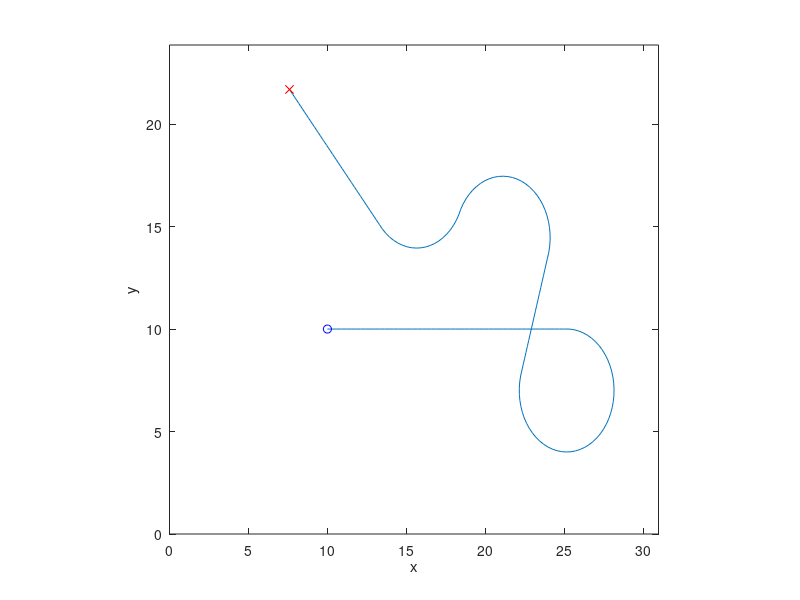
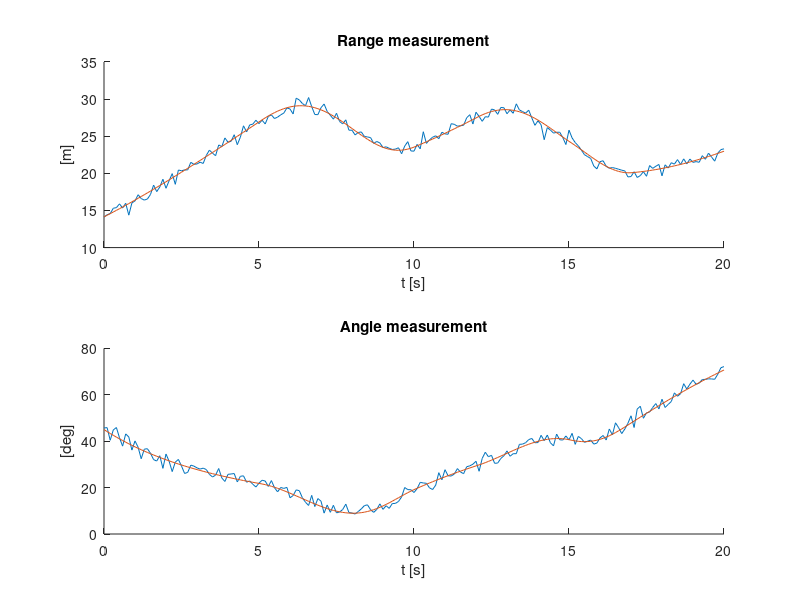

The MATLAB source for these figures, in order: (Note: this script raises an error after producing the figures.)
clear
close all

%% Simulate robot movement
Ts = 0.1;
V = 3;

model.f = @(x,u,w) [x(1) + Ts*V*cos(x(3));x(2) + Ts*V*sin(x(3));x(3) + Ts*u];
model.h = @(x,u) [sqrt(x(1,:).^2 + x(2,:).^2);atan(x(2,:)./x(1,:))];

x0 = [10;10;0];
Tfinal = 20;

data.t = (0:Ts:Tfinal);
N = numel(data.t);
data.x = zeros(3,N); data.x(:,1) = x0;

data.u = zeros(1,N);
data.u(data.t>=5 & data.t < 10) = -1;
data.u(data.t>=10 & data.t < 12) = 0;
data.u(data.t>=12 & data.t < 15) = 1;
data.u(data.t>=15 & data.t < 17) = -1;
for t=1:N-1
  data.x(:,t+1) = model.f(data.x(:,t),data.u(t),0);
end
data.y0 = model.h(data.x, data.u);
data.y  = data.y0 + diag([0.6,0.03])*randn(2,N); 

%% Plot mobile robot path
figure(1)
plot( data.x(1,:)', data.x(2,:)' )
hold on
plot( data.x(1,1)', data.x(2,1)', 'bo', ...
  data.x(1,end)', data.x(2,end)', 'rx');
hold off
axis([0 max(data.x(1,:))*1.1 0 max(data.x(2,:))*1.1]);
axis square
xlabel('x');
ylabel('y');

%% Plot measurements
figure(2)
subplot( 211 )
plot( data.t', [data.y(1,:)', data.y0(1,:)'])
xlabel('t [s]');
ylabel('[m]')
title('Range measurement');
box off

subplot( 212 )
plot( data.t', 180/pi*[data.y(2,:)', data.y0(2,:)'])
xlabel('t [s]');
ylabel('[deg]');
title('Angle measurement');
box off

%% EKF estimations
% model
modelEKF.f = @(x,u) [x(1) + Ts * V * cos(x(3));...
                     x(2) + Ts * V * sin(x(3));...
                     x(3) + Ts * u];
% measurement 
modelEKF.h = @(x,u) [sqrt(x(1)^2 + x(2)^2);...
                     atan(x(2) / x(1))];
% linearization f
modelEKF.fx = @(x,u) [1 0 -Ts * V * sin(x(3));...
                      0 1 Ts * V * cos(x(3));...
                      0 0 1];
% linearization h                  
modelEKF.hx = @(x,u) [x(1) / sqrt(x(1)^2 + x(2)^2),                 x(2) / sqrt(x(1)^2 + x(2)^2),   0;...
                      x(2) / (x(1)^2 * (x(2)^2 / x(1)^2 + 1)),  1 / (x(2) * (x(2)^2 / x(1)^2 + 1)), 0];

% turing parameters 
% modelEKF.Q = diag([0.8 0.8 0.1]);
% modelEKF.R = diag([0.8,0.5]); % diag([0.6,0.03])
modelEKF.Q = diag([0 0 0.1]);
modelEKF.R = diag([100 5]) * 10;

init.x0 = [10; 5; 0]; % Initial stafte estimate 
init.P0 = diag([1000, 1000, 0]); % Initial covariance
tStart = tic; 
xhatEKF = EKF_sr(modelEKF,init,data);
tELF_run = toc(tStart);

%% performing an optimization

params.Ts = Ts;
params.V = V;
exitflag = 0;

x0 = [0 0 0.1 ...
    3 10 ...
    10, 5, 1]; % initial guess

options = optimoptions('lsqnonlin','Display','iter','FunctionTolerance',1e-12);

tStart = tic;
while ~exitflag
    [x,resnorm,residual,exitflag,output] = lsqnonlin(@(x) EKF_res(x,data,params), x0, zeros(size(x0)), [], options);
    x0 = x; % homotopy :)
end
tELF_run_opt = toc(tStart);
%% running EKF with new values
modelEKF.Q = diag(x(1:3));
modelEKF.R = diag(x(4:5));
init.P0 = diag([x(6) x(7) x(8)]); % Initial covariance

tic; xhatEKF_opt = EKF_sr(modelEKF,init,data); toc

% %% performing an optimization for all 
% 
% params.Ts = Ts;
% params.V = V;
% 
% x00 = [0 0 0.1, 0 0 0, 0 0 0.1 ...
%     1 0, 0 10 ...
%     1 0 0,0 1 0,0 0 1];
% 
% % x00 = x_f; % homotopy :)
% options = optimoptions('lsqnonlin','Display','iter','FunctionTolerance',1e-12);
% [x_f,resnorm_f,residual_f,exitflag_f,output_f] = lsqnonlin(@(x) EKF_res_all(x,data,params), x00, zeros(size(x00)), [], options);
% 
% %% running EKF with new values
% modelEKF.Q = [x_f(1:3); x_f(4:6); x_f(7:9)];
% modelEKF.R = [x_f(10:11); x_f(12:13)];
% init.P0 = [x_f(14:16); x_f(17:19); x_f(20:22)]; % Initial covariance
% 
% tic; xhatEKF_opt_f = EKF(modelEKF,init,data); toc

%% Plot path 
figure(3); clf; 

subplot(131);
plot( data.x(1,:)', data.x(2,:)', 'LineWidth', 1)
hold on
plot( data.x(1,1)', data.x(2,1)', 'bo', ...
  data.x(1,end)', data.x(2,end)', 'rx');
plot( (data.y(1,:).*cos(data.y(2,:)))', (data.y(1,:).*sin(data.y(2,:)))', 'k')
hold off
axis([0 max(data.x(1,:))*1.1 0 max(data.x(2,:))*1.1]);
axis square
xlabel('$x$ [m]','Interpreter','latex');
xlabel('$y$ [m]','Interpreter','latex');
title('Direct','Interpreter','latex');


subplot(132);
plot( data.x(1,:)', data.x(2,:)', 'LineWidth', 1)
hold on
plot(xhatEKF(1,:)', xhatEKF(2,:)');
plot( data.x(1,1)', data.x(2,1)', 'bo', ...
  data.x(1,end)', data.x(2,end)', 'rx');
hold off
axis([0 max(data.x(1,:))*1.1 0 max(data.x(2,:))*1.1]);
axis square
xlabel('$x$ [m]','Interpreter','latex');
xlabel('$y$ [m]','Interpreter','latex');
title('EKF','Interpreter','latex');


subplot(133);
plot( data.x(1,:)', data.x(2,:)', 'LineWidth', 1)
hold on
plot(xhatEKF_opt(1,:)', xhatEKF_opt(2,:)');
plot( data.x(1,1)', data.x(2,1)', 'bo', ...
  data.x(1,end)', data.x(2,end)', 'rx');
hold off
axis([0 max(data.x(1,:))*1.1 0 max(data.x(2,:))*1.1]);
axis square
xlabel('$x$ [m]','Interpreter','latex');
xlabel('$y$ [m]','Interpreter','latex');
title('EKF (opti)','Interpreter','latex');

% subplot(224);
% plot( data.x(1,:)', data.x(2,:)', 'LineWidth', 1)
% hold on
% plot(xhatEKF_opt_f(1,:)', xhatEKF_opt_f(2,:)');
% plot( data.x(1,1)', data.x(2,1)', 'bo', ...
%   data.x(1,end)', data.x(2,end)', 'rx');
% hold off
% axis([0 max(data.x(1,:))*1.1 0 max(data.x(2,:))*1.1]);
% axis square
% xlabel('x');
% ylabel('y');
% title('EKF estimation (opt-full)')

% saving plots
textwidth = 14;
golden_ratio = (1 + sqrt(5)) / 2;
textheight = textwidth / golden_ratio;
figsize = [textwidth, textheight];

% Get latex font in ticks
h = findall(gcf,'Type','axes'); % An array if you have subplots
set(h, 'TickLabelInterpreter', 'latex')

% Set size and no crop
set(gcf, 'PaperUnits', 'centimeters', 'PaperSize', figsize);
set(gcf, 'PaperUnits', 'normalized', 'PaperPosition', [0, 0, 1, 1]);

newcolors = ["#1f77b4" "#ff7f0e" "#2ca02c" "#d62728"];
colororder(newcolors)

print -dpdf task1_sr.pdf

%%
figure(20)

tiledlayout(2,3,'TileIndexing','columnmajor');

nexttile();
plot( data.t', [xhatEKF_opt(1,:)', xhatEKF(1,:)']); hold on
plot( data.t', data.x(1,:)','--','Color','k');
xlabel('$t$ [s]','Interpreter','latex');
ylabel('$x$ [m]','Interpreter','latex')
% title('x position estimation');
box off

nexttile();
plot( data.t', [xhatEKF_opt(1,:)'-data.x(1,:)', xhatEKF(1,:)'-data.x(1,:)'])
xlabel('$t$ [s]','Interpreter','latex');
ylabel('$\hat x$ [m]','Interpreter','latex')
% title('Estimation error');
box off

nexttile();
plot( data.t', [xhatEKF_opt(2,:)', xhatEKF(2,:)']); hold on
plot( data.t', data.x(2,:)','--','Color','k');
xlabel('$t$ [s]','Interpreter','latex');
ylabel('$y$ [m]','Interpreter','latex')
% title('y position estimation');
box off

nexttile();
plot( data.t', [xhatEKF_opt(2,:)'-data.x(2,:)', xhatEKF(2,:)'-data.x(2,:)'])
xlabel('$t$ [s]','Interpreter','latex');
ylabel('$\hat y$ [m]','Interpreter','latex');
% title('Estimation error');
box off

nexttile();
plot( data.t', 180 / pi * [xhatEKF_opt(3,:)', xhatEKF(3,:)']); hold on
plot( data.t', 180 / pi * data.x(3,:)','--','Color','k');
xlabel('$t$ [s]','Interpreter','latex');
ylabel('$\theta$ [$^\circ$]','Interpreter','latex')
% title('Heading estimation');
box off

nexttile();
plot( data.t', 180/pi*([xhatEKF_opt(3,:)'-data.x(3,:)', xhatEKF(3,:)'-data.x(3,:)']))
xlabel('$t$ [s]','Interpreter','latex');
ylabel('$\hat \theta$ [$^\circ$]','Interpreter','latex')
% title('Estimation error','Interpreter');
box off

% saving plots
textwidth = 14;
golden_ratio = (1 + sqrt(5)) / 2;
textheight = textwidth / golden_ratio;
figsize = [textwidth, textheight];

% Get latex font in ticks
h = findall(gcf,'Type','axes'); % An array if you have subplots
set(h, 'TickLabelInterpreter', 'latex')

% Set size and no crop
set(gcf, 'PaperUnits', 'centimeters', 'PaperSize', figsize);
set(gcf, 'PaperUnits', 'normalized', 'PaperPosition', [0, 0, 1, 1]);

newcolors = ["#1f77b4" "#ff7f0e" "#2ca02c" "#d62728"];
colororder(newcolors)

%% functions
%%%% optimization part 1
function Xhat = modelEKF_opti(x,data,params)

Ts = params.Ts;
V = params.V;

% model
modelEKF.f = @(x,u) [x(1) + Ts * V * cos(x(3));...
                     x(2) + Ts * V * sin(x(3));...
                     x(3) + Ts * u];
% measurement 
modelEKF.h = @(x,u) [sqrt(x(1)^2 + x(2)^2);...
                     atan(x(2) / x(1))];
% linearization f
modelEKF.fx = @(x,u) [1 0 -Ts * V * sin(x(3));...
                      0 1 Ts * V * cos(x(3));...
                      0 0 1];
% linearization h                  
modelEKF.hx = @(x,u) [x(1) / sqrt(x(1)^2 + x(2)^2),                 x(2) / sqrt(x(1)^2 + x(2)^2),   0;...
                      x(2) / (x(1)^2 * (x(2)^2 / x(1)^2 + 1)),  1 / (x(2) * (x(2)^2 / x(1)^2 + 1)), 0];

% turing parameters 
% modelEKF.Q = diag([0.8 0.8 0.1]);
% modelEKF.R = diag([0.8,0.5]); % diag([0.6,0.03])
modelEKF.Q = diag([x(1) x(2) x(3)]);
modelEKF.R = diag([x(4) x(5)]);

init.x0 = [10; 5; 0]; % Initial stafte estimate 
init.P0 = diag([x(6) x(7) x(8)]); % Initial covariance
Xhat = EKF_sr(modelEKF,init,data);
end 

function residual = EKF_res(x,data,params)
Xhat = sum(modelEKF_opti(x,data,params),1);
X = sum(data.x,1);
residual = X - Xhat;
end 


%%%%% optimizaion with inter cross correlations
%%%% optimization part 1
function Xhat = modelEKF_opti_all(x,data,params)

Ts = params.Ts;
V = params.V;

% model
modelEKF.f = @(x,u) [x(1) + Ts * V * cos(x(3));...
                     x(2) + Ts * V * sin(x(3));...
                     x(3) + Ts * u];
% measurement 
modelEKF.h = @(x,u) [sqrt(x(1)^2 + x(2)^2);...
                     atan(x(2) / x(1))];
% linearization f
modelEKF.fx = @(x,u) [1 0 -Ts * V * sin(x(3));...
                      0 1 Ts * V * cos(x(3));...
                      0 0 1];
% linearization h                  
modelEKF.hx = @(x,u) [x(1) / sqrt(x(1)^2 + x(2)^2),                 x(2) / sqrt(x(1)^2 + x(2)^2),   0;...
                      x(2) / (x(1)^2 * (x(2)^2 / x(1)^2 + 1)),  1 / (x(2) * (x(2)^2 / x(1)^2 + 1)), 0];

% turing parameters 
% modelEKF.Q = diag([0.8 0.8 0.1]);
% modelEKF.R = diag([0.8,0.5]); % diag([0.6,0.03])
modelEKF.Q = [x(1:3); x(4:6); x(7:9)];
modelEKF.R = [x(10) x(11); x(12) x(13)];

init.x0 = [10; 5; 0]; % Initial stafte estimate 
init.P0 = [x(14:16);x(17:19);x(20:22)]; % Initial covariance
Xhat = EKF(modelEKF,init,data);
end 

function residual = EKF_res_all(x,data,params)
Xhat = sum(modelEKF_opti_all(x,data,params),1);
X = sum(data.x,1);
residual = X - Xhat;
end 